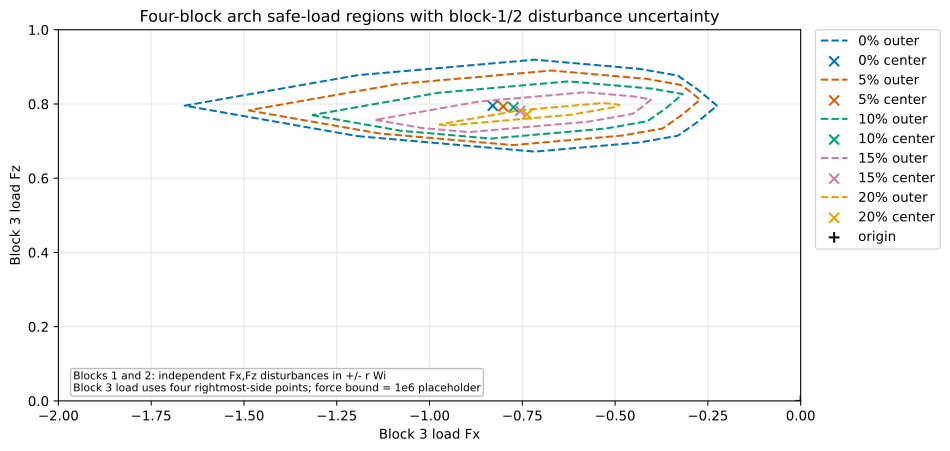

Reproduce this figure in Python.
"""Compare four-block arch safe-load regions under disturbance uncertainty."""

from itertools import product
from pathlib import Path

import matplotlib.pyplot as plt
from compas_assembly.datastructures import Block

from compas_cra.algorithms import assembly_interfaces_numpy
from compas_cra.datastructures import CRA_Assembly
from compas_cra.equilibrium import plot_rbe_robust_results
from compas_cra.equilibrium import rbe_uncertainty_disturb_support_dual
from compas_cra.geometry import Arch

HEIGHT = 2
SPAN = 4
THICKNESS = 0.5
DEPTH = 0.5
NUM_BLOCKS = 4
MU = 0.7
DENSITY = 1.0
NUM_DIRECTIONS = 72
APPLICATION_FORCE_BOUND = 1e6
DISTURBANCE_RATIOS = (0.0, 0.05, 0.10, 0.15, 0.20)
VIEW_XLIM = (-2.0, 0.0)
VIEW_YLIM = (0.0, 1.0)
OUTPUT_SVG = Path(__file__).with_suffix(".svg")


def point_coordinates(point):
    """Return point coordinates as a plain list."""
    if hasattr(point, "x") and hasattr(point, "y") and hasattr(point, "z"):
        return [point.x, point.y, point.z]
    return list(point)


def rightmost_side_vertices(block):
    """Return the four vertices of the block face with maximum x-coordinate."""
    face_coordinates = []
    for face in block.faces():
        coordinates = [point_coordinates(block.vertex_coordinates(vertex)) for vertex in block.face_vertices(face)]
        face_coordinates.append(coordinates)
    return max(face_coordinates, key=lambda coordinates: sum(point[0] for point in coordinates) / len(coordinates))


def left_to_right_blocks():
    """Create four arch blocks ordered left to right."""
    arch = Arch(
        height=HEIGHT,
        span=SPAN,
        thickness=THICKNESS,
        depth=DEPTH,
        num_blocks=NUM_BLOCKS,
        extra_support=False,
    )
    return list(reversed(arch.blocks()))


def build_assembly():
    """Build the fixed four-block arch assembly."""
    assembly = CRA_Assembly()
    for node, mesh in enumerate(left_to_right_blocks()):
        assembly.add_block(mesh.copy(cls=Block), node=node)
    assembly.set_boundary_conditions([0])
    assembly_interfaces_numpy(assembly, nmax=10, amin=1e-2, tmax=1e-2)
    return assembly


def disturbance_vertices(block_1_bound, block_2_bound):
    """Return the 16 vertices of independent block-1 and block-2 disturbance boxes."""
    return [
        list(vertex)
        for vertex in product(
            (-block_1_bound, block_1_bound),
            (-block_1_bound, block_1_bound),
            (-block_2_bound, block_2_bound),
            (-block_2_bound, block_2_bound),
        )
    ]


def disturbance_label(ratio):
    """Return a compact label for one disturbance ratio."""
    return "{:.0f}%".format(100.0 * ratio)


def report_result(ratio, block_1_bound, block_2_bound, result):
    """Print a compact disturbance-analysis summary."""
    bounded_directions = result.statuses.count("optimal")
    print(
        "{:<4} | b1_bound={:.6g} | b2_bound={:.6g} | bounded={} | center={} | "
        "bounded_dirs={}/{} | outer_polygon_empty={}".format(
            disturbance_label(ratio),
            block_1_bound,
            block_2_bound,
            result.is_bounded,
            result.feasible_center,
            bounded_directions,
            len(result.directions),
            not bool(result.outer_polygon),
        )
    )


def solve_disturbance_cases(assembly):
    """Solve baseline and disturbance-robust block-3 safe-load regions."""
    block_1 = assembly.graph.node_attribute(1, "block")
    block_2 = assembly.graph.node_attribute(2, "block")
    block_3 = assembly.graph.node_attribute(3, "block")
    block_1_weight = block_1.volume() * DENSITY
    block_2_weight = block_2.volume() * DENSITY
    load_dofs = [(3, "fx"), (3, "fz")]
    common_options = {
        "mu": MU,
        "density": DENSITY,
        "load_application_points": {3: rightmost_side_vertices(block_3)},
        "application_force_bound": APPLICATION_FORCE_BOUND,
        "num_directions": NUM_DIRECTIONS,
    }

    print("block 1 weight: {:.6g}".format(block_1_weight))
    print("block 2 weight: {:.6g}".format(block_2_weight))
    print("hidden hand-force component bound: {:.6g} (placeholder)".format(APPLICATION_FORCE_BOUND))
    print("disturbance boxes: Fx,Fz independently in [-r Wi, r Wi] on blocks 1 and 2")
    print("case | block disturbance bounds | safe-load summary")

    results = []
    labels = []
    for ratio in DISTURBANCE_RATIOS:
        block_1_bound = ratio * block_1_weight
        block_2_bound = ratio * block_2_weight
        if ratio == 0.0:
            result = rbe_uncertainty_disturb_support_dual(assembly, load_dofs, **common_options)
        else:
            result = rbe_uncertainty_disturb_support_dual(
                assembly,
                load_dofs,
                uncertainty_vertices=disturbance_vertices(block_1_bound, block_2_bound),
                uncertainty_load_dofs=[(1, "fx"), (1, "fz"), (2, "fx"), (2, "fz")],
                **common_options,
            )
        report_result(ratio, block_1_bound, block_2_bound, result)
        results.append(result)
        labels.append(disturbance_label(ratio))
    return results, labels


def render_results(results, labels):
    """Render the four-block disturbance comparison plot."""
    plt.rcParams["svg.fonttype"] = "none"
    figure, axes = plot_rbe_robust_results(
        results,
        labels=labels,
        show_points=False,
        show_center=True,
        xlim=VIEW_XLIM,
        ylim=VIEW_YLIM,
    )
    figure.set_size_inches(10, 6)
    axes.set_xlabel("Block 3 load Fx")
    axes.set_ylabel("Block 3 load Fz")
    axes.set_title("Four-block arch safe-load regions with block-1/2 disturbance uncertainty")
    axes.text(
        0.02,
        0.02,
        "Blocks 1 and 2: independent Fx,Fz disturbances in +/- r Wi\n"
        "Block 3 load uses four rightmost-side points; force bound = 1e6 placeholder",
        transform=axes.transAxes,
        fontsize=8,
        va="bottom",
        bbox={"boxstyle": "round,pad=0.25", "facecolor": "white", "edgecolor": "0.7", "alpha": 0.85},
    )
    axes.legend(loc="upper left", bbox_to_anchor=(1.02, 1.0), borderaxespad=0)
    figure.tight_layout()
    return figure


def save_svg(figure, path):
    """Save one Matplotlib figure as SVG and report the path."""
    figure.savefig(path, format="svg", bbox_inches="tight")
    print("saved SVG: {}".format(path))


if __name__ == "__main__":
    assembly = build_assembly()
    results, labels = solve_disturbance_cases(assembly)
    figure = render_results(results, labels)
    save_svg(figure, OUTPUT_SVG)

    if plt.get_backend().lower() != "agg":
        plt.show()
    else:
        plt.close(figure)
